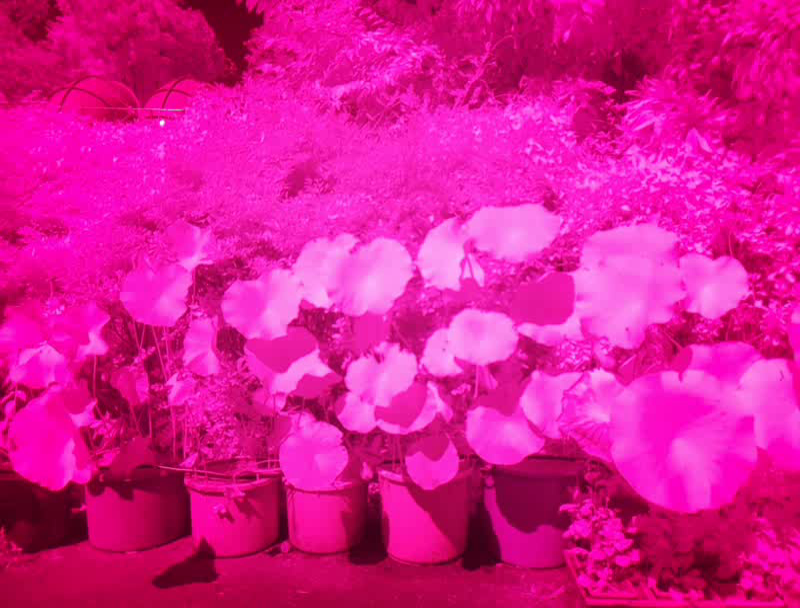
#> input picture dataset/ir1/ir1_1.png, 800 x 608 px, found by its file name
$ python create_database.py
#> lines starting #> are read from the running program, lines starting #| are printed output that depends on the picture
import os
import cv2

img = cv2.imread('/home/diego/water_htacinth_recognition_/dataset/ir1/ir1_1.png', cv2.IMREAD_GRAYSCALE)
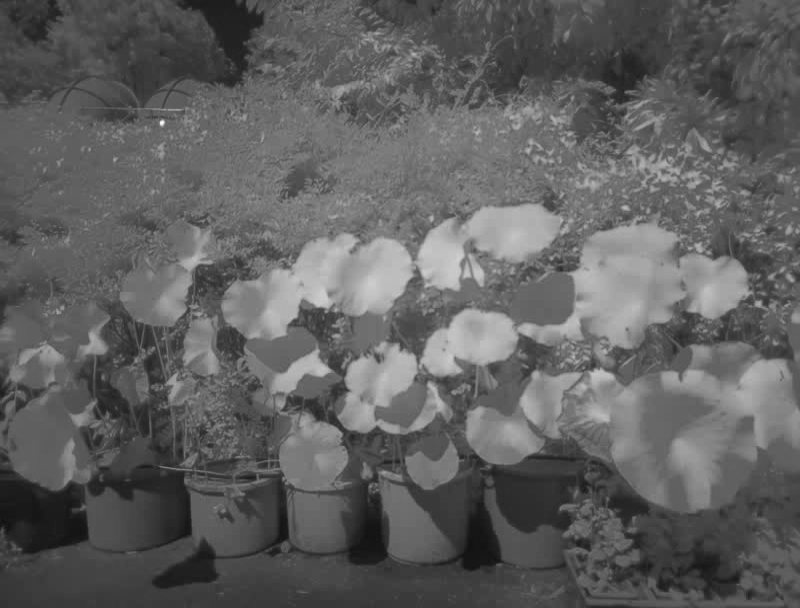
#> img: shape (608, 800); min 17, max 252, mean 95.9

print(img.shape)
#| (608, 800)

cv2.imshow('Grayscale',img)

cv2.waitKey(0)
cv2.destroyAllWindows()
